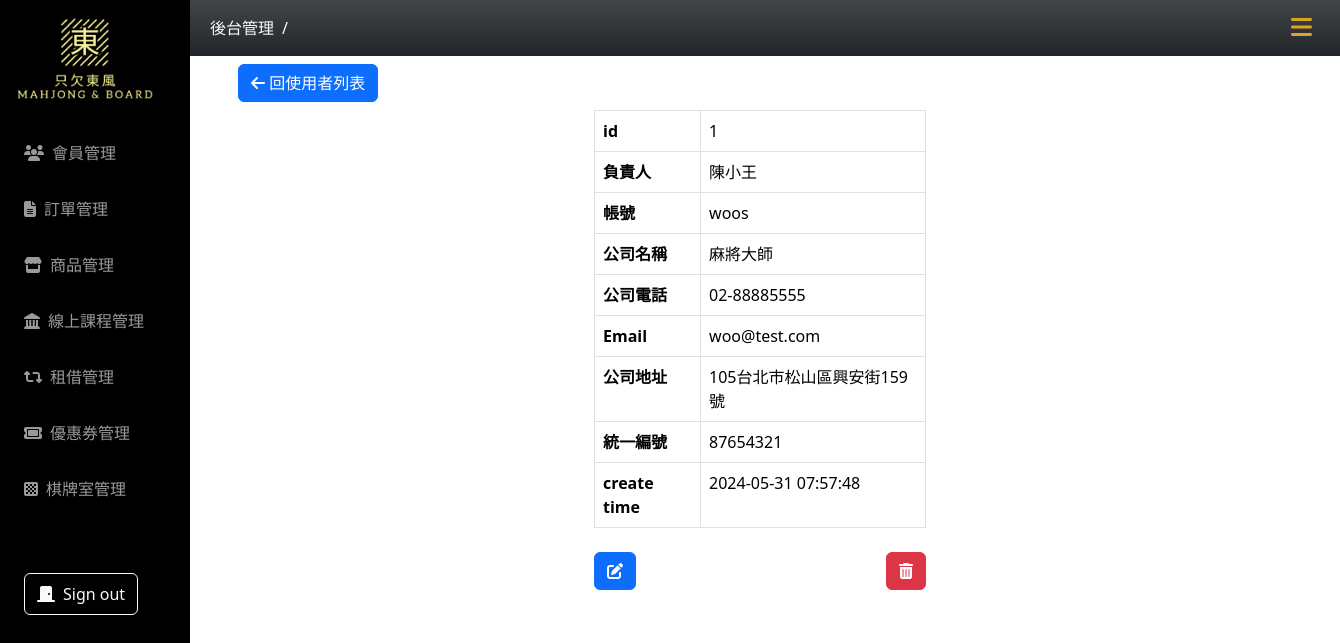
Page /owner-list/user.php on the committed database.
### tables this page shows
CREATE TABLE `owner` (
  `id` int(11) NOT NULL,
  `member_type` text NOT NULL DEFAULT '企業會員',
  `account` varchar(50) NOT NULL,
  `password` varchar(255) NOT NULL DEFAULT '12345',
  `company_name` varchar(100) NOT NULL,
  `company_phone` varchar(20) NOT NULL,
  `fax_phone` varchar(20) DEFAULT NULL,
  `company_email` varchar(100) NOT NULL,
  `company_address` varchar(255) NOT NULL,
  `responsible_person` varchar(50) NOT NULL,
  `tax_ID_number` text NOT NULL,
  `created_at` timestamp NOT NULL DEFAULT current_timestamp(),
  `valid` text NOT NULL DEFAULT '1'
);

### owner-list/user.php (the view, shortened to what this page needs)
<?php
if (!isset($_GET["id"])) {
  $id = 1;
} else {
  $id = $_GET["id"];
}
require_once("../db_connect_mahjong.php");
$sql = "SELECT * FROM owner WHERE id = $id AND valid = 1";
$result = $conn->query($sql);
$row = $result->fetch_assoc();
?>
<!doctype html>
<html lang="en">
<head>
  <?php include("../css-mahjong.php") ?>
</head>
<body>
  <?php include("../nav.php") ?>
  <div class="container main-content px-5">
    <div class="py-2">
      <a class="btn btn-primary" href="users.php"><i class="fa-solid fa-arrow-left"></i> 回使用者列表
      </a>
    </div>
    <div class="row justify-content-center">
      <div class="col-lg-4">
        <?php if ($result->num_rows > 0) : ?>
          <table class="table table-bordered">
            <tr>
              <th>id</th>
              <td><?= $row["id"] ?> </td>
            </tr>
            <tr>
              <th>負責人</th>
              <td><?= $row["responsible_person"] ?></td>
            </tr>
            <tr>
              <th>帳號</th>
              <td><?= $row["account"] ?></td>
            </tr>
            <tr>
              <th>公司名稱</th>
              <td><?= $row["company_name"] ?></td>
            </tr>
            <tr>
              <th>公司電話</th>
              <td><?= $row["company_phone"] ?></td>
            </tr>
            <tr>
              <th>Email</th>
              <td><?= $row["company_email"] ?></td>
            </tr>
            <tr>
              <th>公司地址</th>
              <td><?= $row["company_address"] ?></td>
            </tr>
            <tr>
              <th>統一編號</th>
              <td><?= $row["tax_ID_number"] ?></td>
            </tr>
            <tr>
              <th>create time</th>
              <td><?= $row["created_at"] ?></td>
            </tr>
          </table>
          <div class="py-2 d-flex justify-content-between">
            <a href="user-edit.php?id=<?= $row["id"] ?> " title="編輯使用者" class="btn btn-primary">
              <i class="fa-solid fa-pen-to-square"></i>
            </a>
            <a class="btn btn-danger" title="刪除使用者" data-bs-toggle="modal" data-bs-target="#deleteModal"><i class="fa-solid fa-trash-can"></i></a>
          </div>
        <?php else : ?>
          <h1>使用者不存在</h1>
        <?php endif; ?>
      </div>
    </div>
  </div>
</body>
</html>

### css-mahjong.php (style rules this page uses)
:root { --aside-width: 190px; --header-nav-height: 56px; }
.main-content { margin: 0 0 0 var(--aside-width); padding-top: var(--header-nav-height); }

### rows in the picture
owner: id "1", responsible_person "陳小王", account "woos", company_name "麻將大師", company_phone "02-88885555", company_email "woo@test.com", company_address "105台北市松山區興安街159號", tax_ID_number "87654321", created_at "2024-05-31 07:57:48"
